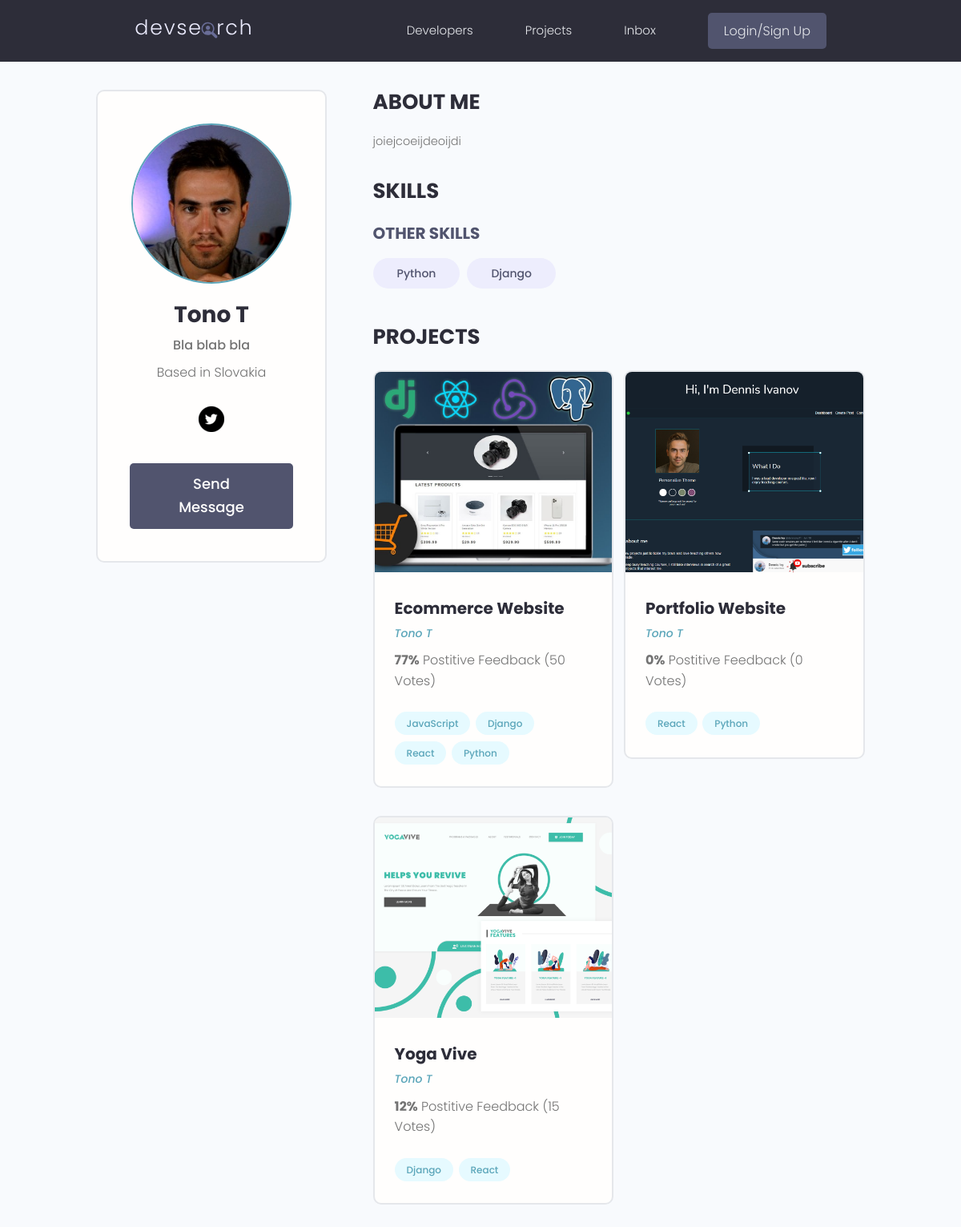
The page /profile/840909cb-bad4-4293-a69a-ceb9b4a961ca/ on the database its author committed.
### users/models.py (models this page shows, shortened)
class Profile(models.Model):
    id = models.UUIDField(primary_key=True, default=uuid.uuid4, editable=False, unique=True)
    user = models.OneToOneField(User, on_delete=models.CASCADE, null=True, blank=True)
    name = models.CharField(max_length=200, null=True, blank=True)
    username = models.CharField(max_length=200, null=True, blank=True)
    location = models.CharField(max_length=200, null=True, blank=True)
    email = models.EmailField(max_length=500, null=True, blank=True)
    short_intro = models.CharField(max_length=200, null=True, blank=True)
    bio = models.TextField(null=True, blank=True)
    profile_image = models.ImageField(null=True, blank=True, upload_to='profiles/', default='profiles/user-default.png')
    social_github = models.CharField(max_length=200, null=True, blank=True)
    social_twitter = models.CharField(max_length=200, null=True, blank=True)
    social_linkedin = models.CharField(max_length=200, null=True, blank=True)
    social_youtube = models.CharField(max_length=200, null=True, blank=True)
    social_website = models.CharField(max_length=200, null=True, blank=True)
    created = models.DateTimeField(auto_now_add=True)

class Skill(models.Model):
    id = models.UUIDField(primary_key=True, default=uuid.uuid4, editable=False, unique=True)
    owner = models.ForeignKey(Profile, on_delete=models.CASCADE, null=True, blank=True)
    name = models.CharField(max_length=200, null=True, blank=True)
    description = models.TextField(null=True, blank=True)
    created = models.DateTimeField(auto_now_add=True)

### projects/models.py (models this page shows, shortened)
class Project(models.Model):
    owner = models.ForeignKey(Profile, null=True, blank=True, on_delete=models.SET_NULL)
    id = models.UUIDField(primary_key=True, default=uuid.uuid4, editable=False, unique=True)
    title = models.CharField(max_length=200)
    description = models.TextField(null=True, blank=True)
    tags = models.ManyToManyField('Tag', blank=True)
    vote_total = models.IntegerField(default=0, null=True, blank=True)
    vote_ratio = models.IntegerField(default=0, null=True, blank=True)
    featured_image = models.ImageField(null=True, blank=True, default='default.jpg')
    demo_link = models.CharField(max_length=2000, null=True, blank=True)
    source_link = models.CharField(max_length=2000, null=True, blank=True)
    created = models.DateTimeField(auto_now_add=True)

class Tag(models.Model):
    id = models.UUIDField(primary_key=True, default=uuid.uuid4, editable=False, unique=True)
    name = models.CharField(max_length=200)
    created = models.DateTimeField(auto_now_add=True)
    def __str__(self):
        return self.name

### users/views.py (the view)
# urls.py: path('profile/<str:pk>/', views.userProfile, name='user-profile'),
def userProfile(request, pk):
    profile = Profile.objects.get(id=pk)
    topSkills = profile.skill_set.exclude(description="")
    otherSkills = profile.skill_set.filter(description="")
    context = {'profile': profile,
               'topSkills' : topSkills,
               'otherSkills': otherSkills,}
    return render(request, 'users/user-profile.html', context)

### users/templates/users/user-profile.html (shortened to what this page needs)
{% extends "base.html" %}
{% load static %}
{% block content %}
<main class="profile my-md">
    <div class="container">
        <div class="layout">
            <div class="column column--1of3">
                <div class="card text-center">
                    <div class="card__body dev">
                        <img class="avatar avatar--xl" src="{{profile.profile_image.url}}" />
                        <h2 class="dev__name">{{profile.name}}</h2>
                        <p class="dev__title">{{profile.short_intro}}</p>
                        <p class="dev__location">Based in {{profile.location}}</p>
                        <ul class="dev__social">
                            {% if profile.social_twitter %}
                            <li>
                            <a title="Twitter" href="{{profile.social_twitter}}" target="_blank"><i class="im im-twitter"><img src="{% static 'images/icons/twitter.png' %}" alt=""></i></a>
                            </li>
                            {% endif %}
                        </ul>
                        <a href="#" class="btn btn--sub btn--lg">Send Message </a>
                    </div>
                </div>
            </div>
                <div class="column column--2of3">
                    <div class="devInfo">
                        <h3 class="devInfo__title">About Me</h3>
                        <p class="devInfo__about">{{profile.bio}}</p>
                    </div>
                    <div class="devInfo">
                                <h3 class="devInfo__title">Skills</h3>
                            <div class="devInfo__skills">
                                <h3 class="devInfo__subtitle">Other Skills</h3>
                                <div class="devInfo__otherSkills">
                                    {% for otherSkill in otherSkills %}
                                    <span class="tag tag--pill tag--sub tag--lg">
                                    <small>{{otherSkill.name}}</small>
                                    </span>
                                    {% endfor %}
                                </div>
                            </div>
                    </div>
                    <div class="devInfo">
                        <h3 class="devInfo__title">Projects</h3>
                        <div class="grid grid--two">
                            {% for project in profile.project_set.all %}
                            <div class="column">
                                <div class="card project">
                                    <a href="{% url 'one-project' project.id %}" class="project">
                                        <img class="project__thumbnail" src="{{project.featured_image.url}}" alt="project thumbnail" />
                                        <div class="card__body">
                                            <h3 class="project__title">{{project.title}}</h3>
                                            <p><a class="project__author" href="{% url 'user-profile' project.owner.id%}">{{project.owner.name}}</a></p>
                                            <p class="project--rating">
                                                <span style="font-weight: bold;">{{project.vote_ratio}}%</span> Postitive
                                                Feedback ({{project.vote_total}} Vote{{project.vote_total|pluralize:"s"}})
                                            </p>
                                            <div class="project__tags">
                                                {% for tag in project.tags.all|slice:"5" %}
                                                <span class="tag tag--pill tag--main">
                                                <small>{{tag}}</small>
                                                </span>
                                                {% endfor %}
                                            </div>
                                        </div>
                                    </a>
                                </div>
                            </div>
                            {% endfor %}
                        </div>
                    </div>
                </div>
        </div>
    </div>
</main>
{% endblock content %}

### static/app.css (style rules this page uses)
:root { --color-sub: #2d2d39; }
.btn--sub { background-color: var(--color-sub-light); }
.card { border: 2px solid var(--color-light); }
img { width: 100%; }
.profile .card > .dev { padding: 4rem; }
.dev__name { color: var(--color-sub); font-size: 2.8rem; font-weight: 700; margin-top: 1rem; margin-bottom: 0.5rem; }
.dev__title { font-size: 1.6rem; font-weight: 500; line-height: 1.3; }
.dev__location { margin-top: 1rem; }
.dev__social { margin: 3rem 0; list-style: none; display: flex; justify-content: center; gap: 1.5rem; }
.devInfo { margin-bottom: 3rem; }
.devInfo__title, .devInfo__subtitle { font-size: 2.6rem; color: var(--color-sub); text-transform: uppercase; font-weight: 700; margin-bottom: 1.5rem; }
.devInfo__subtitle { font-size: 2rem; color: var(--color-sub-light); }
.devInfo__about, .devSkill__info { font-size: 1.45rem; line-height: 1.7; text-align: justify; }
.project__author { font-size: 1.4rem; font-style: italic; }
.project--rating { margin-bottom: 1.6em; margin-top: .5em; }
.project__thumbnail { height: 25rem; object-fit: cover; object-position: top center; }
.project__title { font-size: 2rem; font-weight: 700; color: var(--color-sub); }

### static/uikit/styles/modules/_variables.css (style rules this page uses)
:root { --color-main: #5aa5b9; --color-main-light: #e6faff; --color-sub: #3f4156; --color-sub-light: #51546e; --color-sub-lighter: #ededfd; --color-text: #737373; --color-gray: #8b8b8b; --color-light: #e5e7eb; --color-light-gray: #767676; --color-bg: #f8fafd; --color-white: #fffefd; --color-white-light: #f3f3f3; --color-success: #359e64; --color-success-bg: #def8e8; --color-error: #fc4b0b; --color-error-bg: #fff2ee; --font-base: 'Poppins', arial, helvetica, 'Segoe UI', roboto, ubuntu, sans-serif; --font-monospace: 'Fira Code', 'Courier New', courier, monospace; --font-regular: 300; --font-medium: 500; --font-bold: 700; --generic-shadow: 1px 1px 5px #00000010; --generic-transition: all 0.3s ease-in-out; }

### static/uikit/styles/modules/_base.css (style rules this page uses)
* { margin: 0; padding: 0; box-sizing: border-box; text-rendering: optimizeLegibility; color: inherit; font-size: inherit; }
html { font-size: 50%; }
@media only screen and (min-width: 480px) { html { font-size: 56.25%; } }
@media only screen and (min-width: 1200px) { html { font-size: 62.5%; } }
body { line-height: 1.6; font-weight: 400; font-size: 1.5rem; color: var(--color-text); background-color: var(--color-bg); min-height: 100vh; }

### static/uikit/styles/modules/_typography.css (style rules this page uses)
* { font-family: var(--font-base); }
h2 { font-size: 3.6rem; font-weight: var(--font-bold); }
h3 { font-size: 3.2rem; font-weight: var(--font-medium); }
p, span, strong { font-size: 1.6rem; color: var(--color-text); font-weight: var(--font-regular); }
a { padding-bottom: 2px; text-decoration: none; display: inline-block; color: var(--color-main); font-weight: var(--font-medium); }

### static/uikit/styles/modules/_utilities.css (style rules this page uses)
.container { width: 92%; max-width: 165rem; margin: 0 auto; box-sizing: border-box; }
@media screen and (min-width: 1000px) { .container { width: 90%; } }
@media screen and (min-width: 1200px) { .container { width: 80%; } }
.text-center { text-align: center; }
.my-md { margin: 3rem auto; }

### static/uikit/styles/modules/_avatar.css (style rules this page uses)
.avatar { border-radius: 50%; border: 2px solid var(--color-main); object-fit: cover; }
.avatar--xl { height: 20rem; width: 20rem; }

### static/uikit/styles/modules/_button.css (style rules this page uses)
.btn { display: inline-block; position: relative; cursor: pointer; background-color: var(--color-light); font-weight: var(--font-medium); color: var(--color-sub); text-decoration: none; padding: 1rem 2rem; border-radius: 0.5rem; border: none; width: -webkit-fit-content; width: -moz-fit-content; width: fit-content; height: -webkit-fit-content; height: -moz-fit-content; height: fit-content; font-size: 1.6rem; outline-width: 0; outline-color: transparent; -webkit-backface-visibility: hidden; backface-visibility: hidden; transition: all 0.3s ease-in-out; }
.btn--sub { background-color: var(--color-sub); color: var(--color-white); }
.btn--lg { font-size: 1.8rem; padding: 1.2rem 4.5rem; }

### static/uikit/styles/modules/_card.css (style rules this page uses)
.card { border-radius: 1rem; background-color: var(--color-white); border: 1.5px solid var(--color-light); width: auto; height: auto; margin-top: 0.5rem; margin-bottom: 0.5rem; overflow: hidden; }
.card__body, .card__header { padding: 2rem 2.5rem; }

### static/uikit/styles/modules/_layout.css (style rules this page uses)
.layout { display: flex; flex-flow: row wrap; justify-content: space-between; }
.layout > .column { margin-bottom: 3rem; }
.layout > .column.column--1of3 { flex-basis: 30%; }
.layout > .column.column--2of3 { flex-basis: 64%; }

### rows shown on the page
Profile: profile_image (picture), name "Tono T", short_intro "Bla blab bla", location "Slovakia", bio "joiejcoeijdeoijdi"
Skill: name "Python"
Skill: name "Django"
Project: featured_image (picture), title "Ecommerce Website", owner.name "Tono T", vote_ratio "77", vote_total "50"
Tag: name "JavaScript"
Tag: name "Django"
Tag: name "React"
Tag: name "Python"
Project: featured_image (picture), title "Portfolio Website", owner.name "Tono T", vote_ratio "0", vote_total "0"
Project: featured_image (picture), title "Yoga Vive", owner.name "Tono T", vote_ratio "12", vote_total "15"
